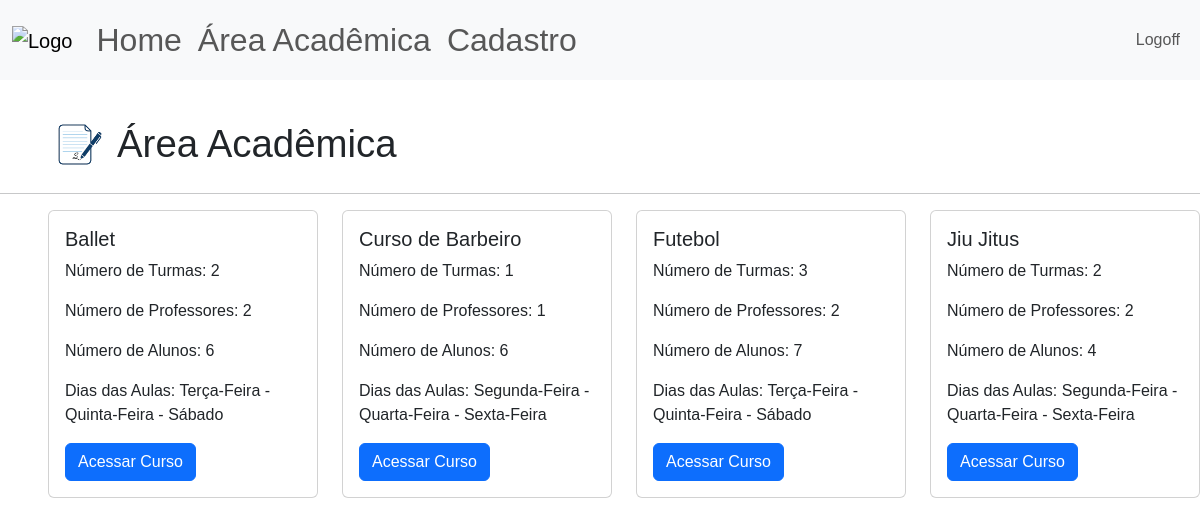
Page /area-academica (signed in) on the earlier database version.
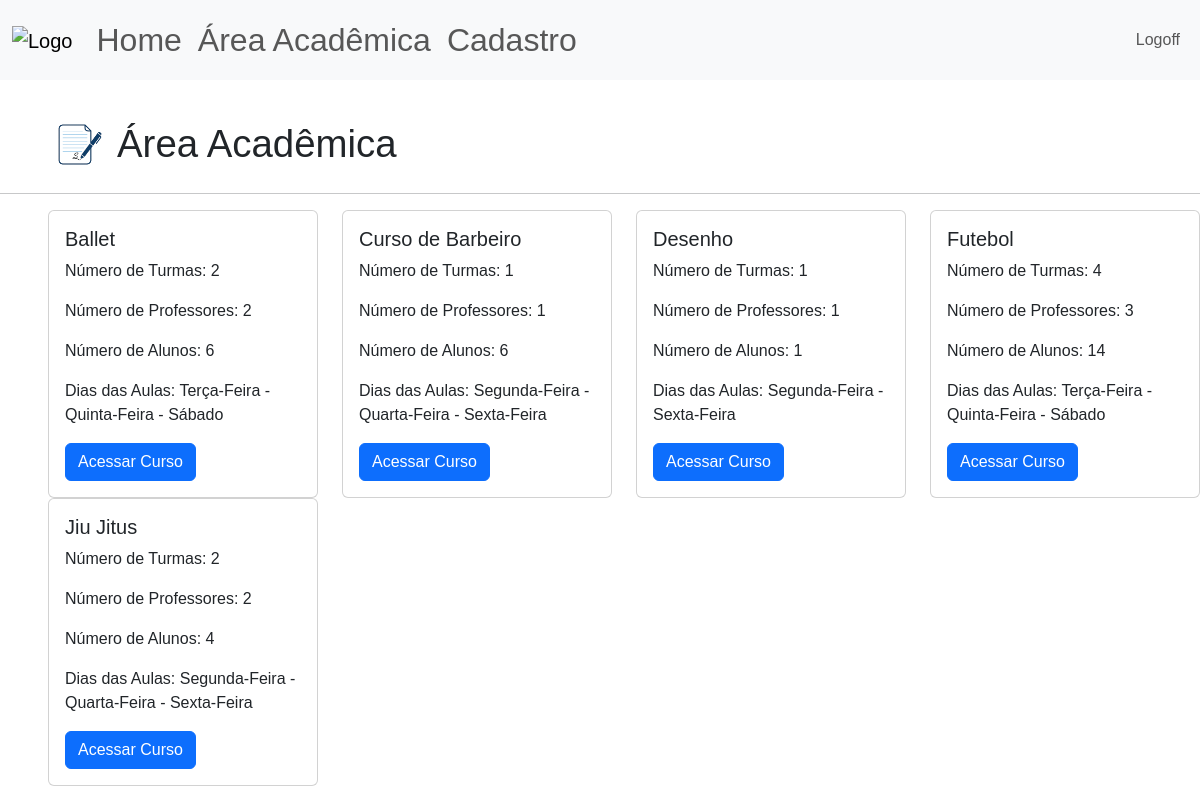
Same page on the later database version.
### site_verbo_amar/models.py (models this page shows)
class Atividade(database.Model):
    id = database.Column(database.Integer, primary_key=True)
    atividade = database.Column(database.String, nullable=False, unique=True)
    dias_aula = database.Column(database.String, nullable=False)

### site_verbo_amar/routes.py (the view)
@app.route("/area-academica", methods=['POST','GET'])
@login_required
def area_academica():
    atividades = carregar_nome_atividades()
    atividades = carregar_turmas(atividades)
    return render_template("area_academica.html", atividades=atividades)

### site_verbo_amar/models.py (called while the page is built)
@login_manager.user_loader
def load_user(id_usuario):
    return Usuario.query.get(int(id_usuario))

### site_verbo_amar/routes.py (called while the page is built)
def carregar_nome_atividades():
    dict_ativ = {}
    atividades = Atividade.query.order_by(Atividade.atividade.asc()).all()
    for ativ in atividades:
        dict_ativ[ativ.id] = {"nome_atividade":ativ.atividade,
                              "dias_aula":ativ.dias_aula.replace(";",' - '),
                              "turmas":0,
                              "professores":[],
                              "alunos":0,
                              "n_professores":0}
    return dict_ativ

def carregar_turmas(dict_ativ):
    turmas = Turma.query.order_by(Turma.id_atividade.asc()).all()
    for ativ in dict_ativ:
        for id in turmas:
            if ativ == id.id_atividade:
                dict_ativ[ativ]['turmas'] += 1
                if type(id.id_aluno) == int and id.id_aluno !=0:
                    total_alunos =1
                else:
                    total_alunos = len(id.id_aluno) - id.id_aluno.count(';')
                dict_ativ[ativ]['alunos'] += total_alunos
                if not id.id_professor in dict_ativ[ativ]['professores']:
                    dict_ativ[ativ]['professores'].append(id.id_professor)
                    dict_ativ[ativ]['n_professores'] +=1
    return dict_ativ

### site_verbo_amar/templates/area_academica.html
{% extends 'base.html'%}
{% block body %}
<div class = "d-flex align-items-center gap-1", style="padding-left: 3rem; padding-top: 2rem;">
    <img src="{{url_for('static', filename='academica_logo.png')}}" alt="study" height="65">
    <h1 style="font-size: 2.4rem; font-weight: 500; line-height: 1.2; margin: 0;">Área Acadêmica</h1>
</div>
<hr>
<div class="row" style="padding-left: 3rem;">
{% for ativ in atividades %}
    <div class="col-sm-3 mb-3 mb-sm-0">
      <div class="card">
        <div class="card-body">
          <h5 class="card-title">{{atividades[ativ]["nome_atividade"]}}</h5>
          <p class="card-text">Número de Turmas: {{atividades[ativ]["turmas"]}}</p>
          <p class="card-text">Número de Professores: {{atividades[ativ]["n_professores"]}}</p>
          <p class="card-text">Número de Alunos: {{atividades[ativ]["alunos"]}}</p>
          <p class="card-text">Dias das Aulas: {{atividades[ativ]["dias_aula"]}}</p>
          <a href="{{ url_for('exibir_turmas', nome=atividades[ativ]['nome_atividade']) }}" class="btn btn-primary">Acessar Curso</a>
        </div>
      </div>
    </div>
 {% endfor %}
</div>
{% endblock %}

### site_verbo_amar/templates/base.html (shortened to what this page needs)
<!DOCTYPE html>
<html lang="pt-br">
<head>
    <link href="https://cdn.jsdelivr.net/npm/bootstrap@5.3.8/dist/css/bootstrap.min.css" rel="stylesheet">
    <link rel="stylesheet" type="text/css" href="{{url_for('static', filename='main.css')}}">
</head>
<body>
    {% include 'navbar.html'%}
    {% block body %}
    {% endblock %}
</body>
</html>

### site_verbo_amar/templates/navbar.html (shortened to what this page needs)
<nav class="navbar navbar-expand-lg bg-body-tertiary">
  <div class="container-fluid">
    <a class="navbar-brand" href="{{ url_for('home')}}">
      <img src = "{{url_for('static', filename='logo.png')}}", height="100", alt="Logo">
    </a>
    <ul class="navbar-nav me-auto mb-2 mb-lg-0" style="font-size: 2rem;">
        {% if current_user.is_authenticated %}
          <li class="nav-item">
            <a class="nav-link" href="{{ url_for('home') }}">Home</a>
          </li>
          <li class="nav-item">
            <a class="nav-link" href="{{ url_for('area_academica') }}">Área Acadêmica</a>
          </li>
          <li class="nav-item">
            <a class="nav-link" href="{{ url_for('cadastro') }}">Cadastro</a>
          </li>
         {% endif %}
      </ul>
      <ul class="d-flex navbar-nav">
        {% if current_user.is_authenticated %}
            <li class="nav-item">
              <a class="nav-link" href="{{ url_for('sair') }}">Logoff</a>
            </li>
        {% else %}
          <li class="nav-item">
            <a class="nav-link" href="{{ url_for('login') }}">Login</a>
          </li>
        {% endif %}
      </ul>
    </div>
</nav>

### site_verbo_amar/static/main.css (style rules this page uses)
* { font-family:'Poppins', sans-serif; }

Differences in the rows shown:
added Atividade: atividade "Desenho"
Other differences:
new list line: "Número de Turmas: 1 Número de Professores: 1 Número de Alunos: 1 Dias das Aulas: Segunda-Feira - Sexta-Feira Acessar Curso"
new list line: "Futebol"
new list line: "Número de Turmas: 4 Número de Professores: 3 Número de Alunos: 14 Dias das Aulas: Terça-Feira - Quinta-Feira - Sábado Acessar Curso"
list line gone: "Futebol"
list line gone: "Número de Turmas: 3 Número de Professores: 2 Número de Alunos: 7 Dias das Aulas: Terça-Feira - Quinta-Feira - Sábado Acessar Curso"
